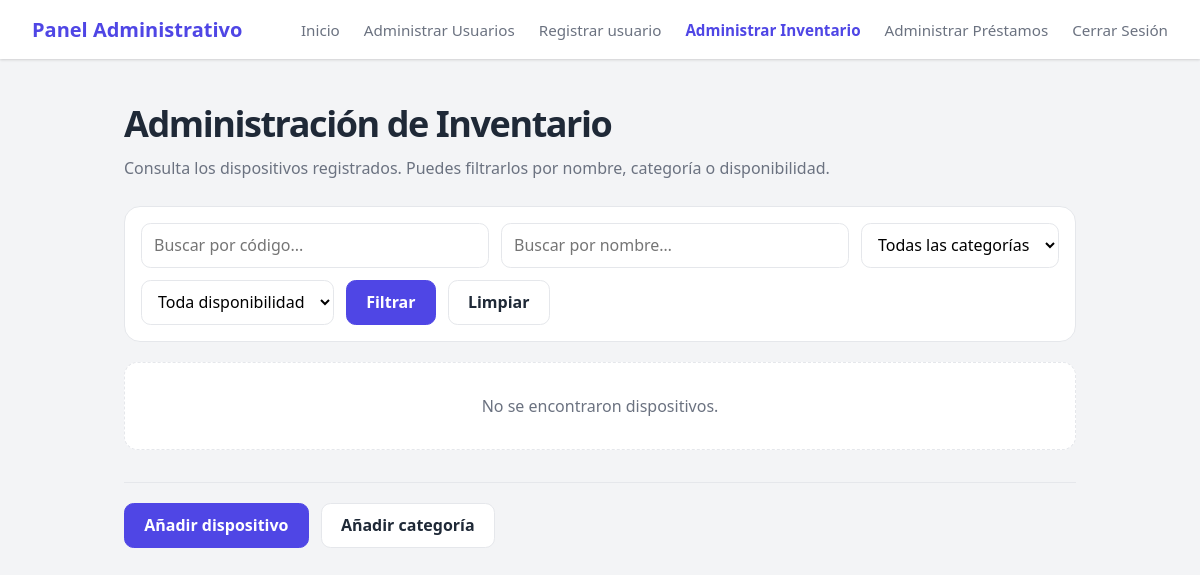
/Inventario/Administrar_Inventario/ (signed in), run on an earlier commit of the app's database.
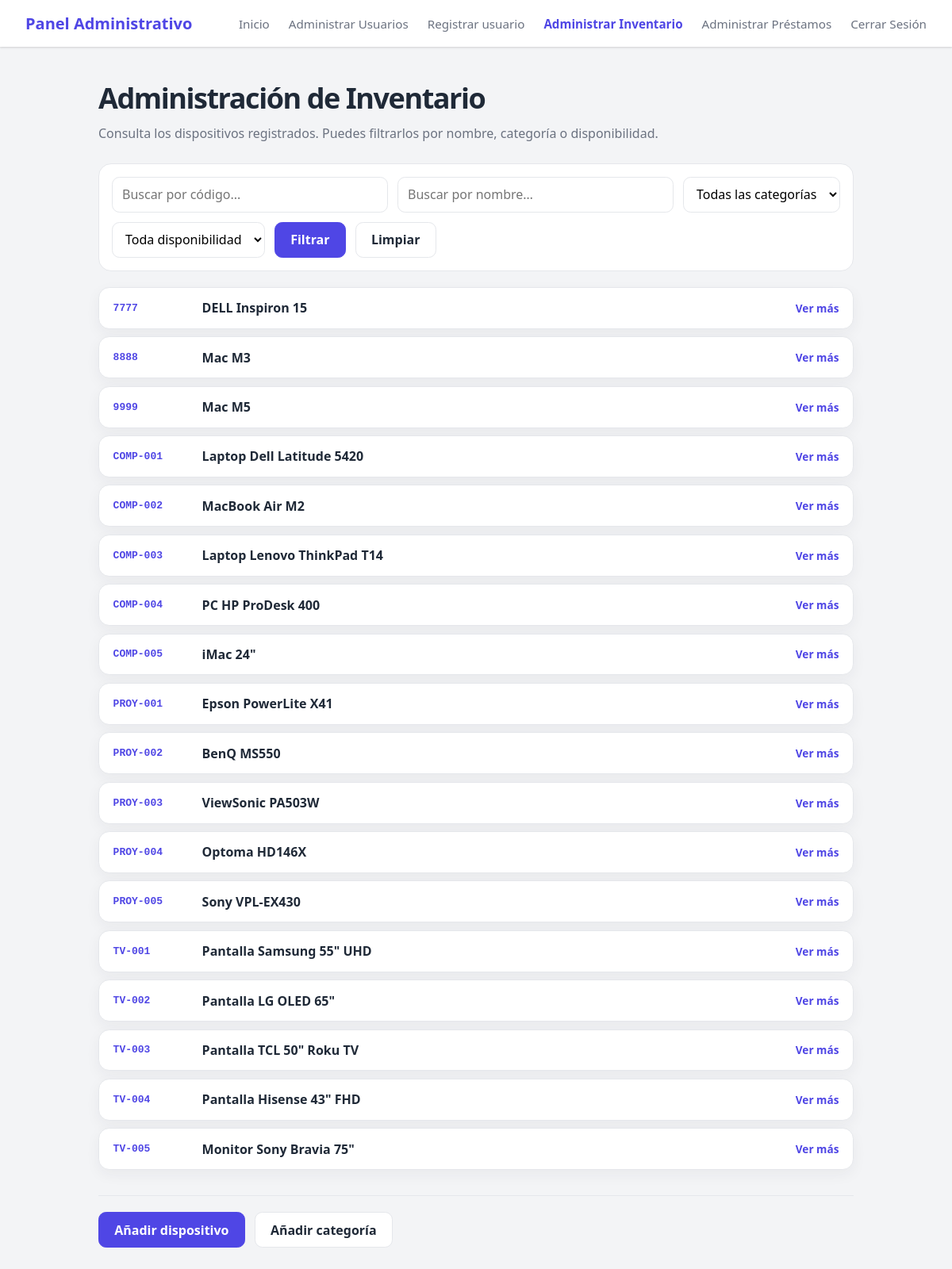
And on a later commit of the database.
### Inventario/models.py (models this page shows, shortened)
class Dispositivo(models.Model):
    ESTADOS = [
        ('disponible', 'Disponible'),
        ('prestado', 'En Préstamo'),
        ('mantenimiento', 'En Mantenimiento'),
        ('extraviado', 'Extraviado / Baja'),
    ]
    codigo_inventario = models.CharField(max_length=50, unique=True, verbose_name="Código de Inventario UNAM")
    nombre = models.CharField(max_length=200)
    categoria = models.ForeignKey(Categoria, on_delete=models.SET_NULL, null=True, related_name='dispositivos')
    especificaciones = models.TextField(help_text="Ej: Marca, modelo, procesador, RAM, puertos, etc.")
    estado = models.CharField(max_length=20, choices=ESTADOS, default='disponible')
    foto = models.ImageField(upload_to='dispositivos_fotos/', blank=True, null=True)
    comentarios = models.TextField(blank=True, null=True)

### Inventario/views.py (the view)
# urls.py: path('Administrar_Inventario/', views.adminInventarioView.as_view(), name='inventario'),
class adminInventarioView(StaffRequiredMixin, TemplateView):
    template_name = 'Inventario/inventario.html'
    def get_context_data(self, **kwargs):
        context = super().get_context_data(**kwargs)
        q = self.request.GET.get('q', '').strip()
        codigo = self.request.GET.get('codigo_inventario', '').strip()
        categoria = self.request.GET.get('categoria', '')
        estado = self.request.GET.get('estado', '')
        dispositivos = Dispositivo.objects.select_related('categoria').order_by('codigo_inventario')
        if q:
            dispositivos = dispositivos.filter(nombre__icontains=q)
        if codigo:
            dispositivos = dispositivos.filter(codigo_inventario__icontains=codigo)
        if categoria.isdigit():
            dispositivos = dispositivos.filter(categoria_id=int(categoria))
        if estado in dict(Dispositivo.ESTADOS):
            dispositivos = dispositivos.filter(estado=estado)
        context.update({
            'categorias': Categoria.objects.all(),
            'dispositivos': dispositivos,
            'estados': Dispositivo.ESTADOS,
            'q': q,
            'codigo_inventario': codigo,
            'categoria_sel': categoria,
            'estado_sel': estado,
        })
        return context

### Inventario/views.py (called while the page is built)
    def test_func(self):
        return self.request.user.is_authenticated and self.request.user.is_staff

### Inventario/Templates/Inventario/inventario.html (shortened to what this page needs)
{% extends 'Usuarios/base.html' %}
{% block content %}
    <section class="users-page" aria-labelledby="users-title">
        <header class="users-heading">
            <h1 id="users-title">Administración de Inventario</h1>
            <p>Consulta los dispositivos registrados. Puedes filtrarlos por nombre, categoría o disponibilidad.</p>
        </header>
        <form class="inv-filters" method="get">
            <input type="search" name="codigo_inventario" value="{{ codigo_inventario }}" placeholder="Buscar por código..." aria-label="ID">
            <input type="search" name="q" value="{{ q }}" placeholder="Buscar por nombre…" aria-label="Nombre">
            <select name="categoria" aria-label="Categoría">
                <option value="">Todas las categorías</option>
            </select>
            <select name="estado" aria-label="Disponibilidad">
                <option value="">Toda disponibilidad</option>
            </select>
            <button type="submit" class="inv-btn primary">Filtrar</button>
            <a href="{% url 'inventario' %}" class="inv-btn">Limpiar</a>
        </form>
        <div class="inv-list">
            {% for d in dispositivos %}
                <details class="inv-item">
                    <summary>
                        <span class="inv-id">{{ d.codigo_inventario }}</span>
                        <span class="inv-name">{{ d.nombre }}</span>
                        <span class="inv-more" aria-hidden="true">.</span>
                    </summary>
                </details>
            {% empty %}
                <div class="inv-empty">No se encontraron dispositivos.</div>
            {% endfor %}
        </div>
        <div class="inv-footer">
            <a href="{% url 'dispositivo_nuevo' %}" class="inv-btn primary">Añadir dispositivo</a>
            <a href="{% url 'categoria_nueva' %}" class="inv-btn">Añadir categoría</a>
        </div>
    </section>
{% endblock %}

What changed in the data, as far as the page shows it:
added Dispositivo: codigo_inventario "7777", nombre "DELL Inspiron 15"
added Dispositivo: codigo_inventario "8888", nombre "Mac M3"
added Dispositivo: codigo_inventario "9999", nombre "Mac M5"
added Dispositivo: codigo_inventario "COMP-001", nombre "Laptop Dell Latitude 5420"
added Dispositivo: codigo_inventario "COMP-002", nombre "MacBook Air M2"
added Dispositivo: codigo_inventario "COMP-003", nombre "Laptop Lenovo ThinkPad T14"
added Dispositivo: codigo_inventario "COMP-004", nombre "PC HP ProDesk 400"
added Dispositivo: codigo_inventario "COMP-005", nombre "iMac 24\""
added Dispositivo: codigo_inventario "PROY-001", nombre "Epson PowerLite X41"
added Dispositivo: codigo_inventario "PROY-002", nombre "BenQ MS550"
added Dispositivo: codigo_inventario "PROY-003", nombre "ViewSonic PA503W"
added Dispositivo: codigo_inventario "PROY-004", nombre "Optoma HD146X"
added Dispositivo: codigo_inventario "PROY-005", nombre "Sony VPL-EX430"
added Dispositivo: codigo_inventario "TV-001", nombre "Pantalla Samsung 55\" UHD"
added Dispositivo: codigo_inventario "TV-002", nombre "Pantalla LG OLED 65\""
added Dispositivo: codigo_inventario "TV-003", nombre "Pantalla TCL 50\" Roku TV"
added Dispositivo: codigo_inventario "TV-004", nombre "Pantalla Hisense 43\" FHD"
added Dispositivo: codigo_inventario "TV-005", nombre "Monitor Sony Bravia 75\""
Also different on the page:
text no longer shown: "No se encontraron dispositivos."
